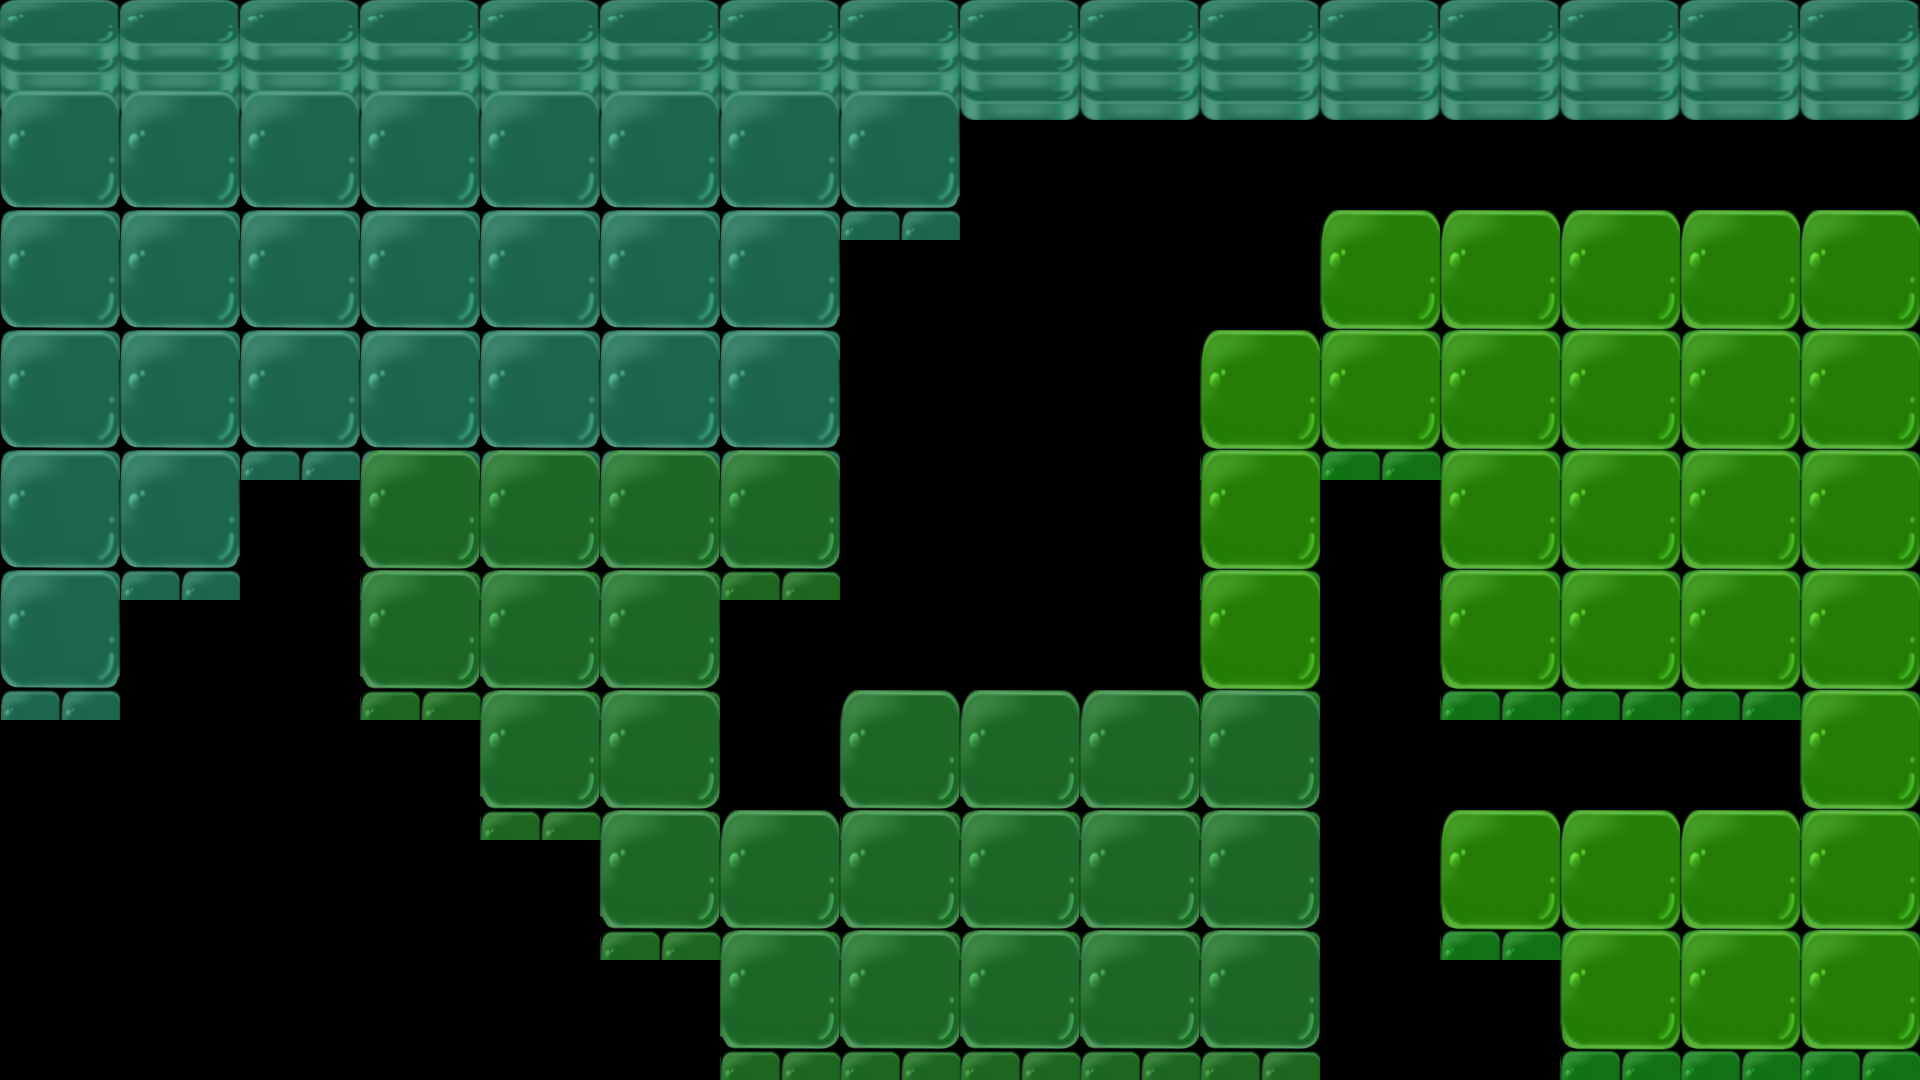

Rendered tile map (Tiled .tmx) drawn with the repository's tilesets; below, a short description and the full map source, tile grids included:
An orthogonal 16x9 tile map with 120x120 px tiles, 1 tile layer (Tile Layer 1), 2 tilesets and 19 objects.

<map version="1.2" tiledversion="1.2.4" orientation="orthogonal" renderorder="right-down" width="16" height="9" tilewidth="120" tileheight="120" infinite="0" nextlayerid="3" nextobjectid="23">
 <tileset firstgid="1" source="tilesets/mitosis_tiles.tsx" />
 <tileset firstgid="65" source="tilesets/mitosis_Walls.tsx" />
 <layer id="1" name="Tile Layer 1" width="16" height="9">
  <data encoding="csv">
65,65,65,65,65,65,65,65,65,65,65,65,65,65,65,65,
1,1,1,1,1,1,1,1,0,0,0,0,0,0,0,0,
1,1,1,1,1,1,1,0,0,0,0,3,3,3,3,3,
1,1,1,1,1,1,1,0,0,0,3,3,3,3,3,3,
1,1,0,2,2,2,2,0,0,0,3,0,3,3,3,3,
1,0,0,2,2,2,0,0,0,0,3,0,3,3,3,3,
0,0,0,0,2,2,0,2,2,2,2,0,0,0,0,3,
0,0,0,0,0,2,2,2,2,2,2,0,3,3,3,3,
0,0,0,0,0,0,2,2,2,2,2,0,0,3,3,3
</data>
 </layer>
 <objectgroup id="2" name="Terrain">
  <object id="1" x="0" y="0" width="1938" height="90" />
  <object id="2" x="-218" y="270" />
  <object id="3" x="960" y="84" width="1185.33" height="126.667" />
  <object id="5" x="840" y="208" width="476" height="124" />
  <object id="7" x="842.667" y="330.667" width="352" height="360" />
  <object id="8" x="721.333" y="596" width="116" height="213.333" />
  <object id="9" x="1316" y="440" width="124" height="648" />
  <object id="10" x="1430" y="958" width="128" height="214" />
  <object id="11" x="1410" y="682" width="384" height="122" />
  <object id="12" x="234" y="442" width="120" height="708" />
  <object id="13" x="358" y="686" width="114" height="536" />
  <object id="14" x="462" y="796" width="138" height="378" />
  <object id="15" x="580" y="926" width="134" height="216" />
  <object id="16" x="112" y="562" width="150" height="638" />
  <object id="17" x="-18" y="680" width="144" height="470" />
  <object id="18" x="-166" y="-14" width="162" height="924" />
  <object id="19" x="1924" y="194" width="172" height="928" />
  <object id="20" x="1540" y="1044" width="408" height="94" />
  <object id="21" x="690" y="1038" width="648" height="106" />
 </objectgroup>
</map>